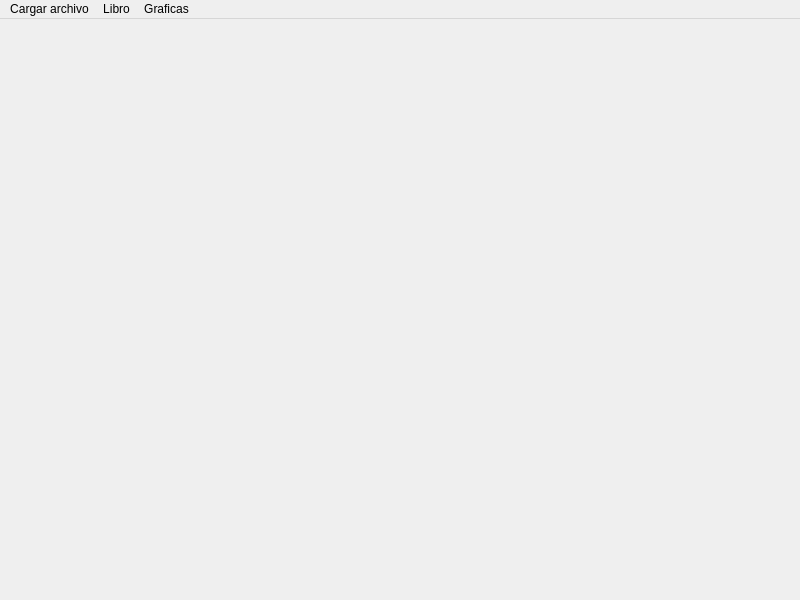
<?xml version="1.0" encoding="UTF-8"?>
<ui version="4.0">
 <class>MainWindow</class>
 <widget class="QMainWindow" name="MainWindow">
  <property name="geometry">
   <rect>
    <x>0</x>
    <y>0</y>
    <width>800</width>
    <height>600</height>
   </rect>
  </property>
  <property name="windowTitle">
   <string>MainWindow</string>
  </property>
  <widget class="QWidget" name="centralwidget">
   <layout class="QVBoxLayout" name="verticalLayout">
    <item>
     <widget class="QStackedWidget" name="stackedWidget">
      <property name="currentIndex">
       <number>-1</number>
      </property>
     </widget>
    </item>
   </layout>
  </widget>
  <widget class="QMenuBar" name="menuBar">
   <property name="geometry">
    <rect>
     <x>0</x>
     <y>0</y>
     <width>800</width>
     <height>23</height>
    </rect>
   </property>
   <widget class="QMenu" name="menuhola">
    <property name="title">
     <string>Cargar archivo</string>
    </property>
    <addaction name="actionCargar_archivo_csv"/>
   </widget>
   <widget class="QMenu" name="menuLibro">
    <property name="title">
     <string>Libro</string>
    </property>
    <widget class="QMenu" name="menuBuscar_libro">
     <property name="title">
      <string>Buscar libro</string>
     </property>
     <addaction name="actionpor_titulo"/>
     <addaction name="actionpor_ISBN"/>
     <addaction name="actionpor_genero"/>
     <addaction name="actionpor_fecha"/>
    </widget>
    <addaction name="actionAgregar_libro"/>
    <addaction name="actionEliminar_libro"/>
    <addaction name="menuBuscar_libro"/>
    <addaction name="actionListar_por_titulo"/>
   </widget>
   <widget class="QMenu" name="menuGraficas">
    <property name="title">
     <string>Graficas</string>
    </property>
    <addaction name="actionGrafico_de_arbol_AVL_ordenado_por_ISBN"/>
    <addaction name="actionGrafico_de_arbol_AVl_ordenado_por_titulo"/>
    <addaction name="actionGrafico_arbol_B_ordenado_por_a_o"/>
    <addaction name="actionGrafico_arbol_B_ordenado_por_genero"/>
   </widget>
   <addaction name="menuhola"/>
   <addaction name="menuLibro"/>
   <addaction name="menuGraficas"/>
  </widget>
  <action name="actionCargar_archivo_csv">
   <property name="text">
    <string>Cargar archivo csv</string>
   </property>
   <property name="toolTip">
    <string>Cargar nuevo archivo csv con info de libros</string>
   </property>
  </action>
  <action name="actionAgregar_libro">
   <property name="text">
    <string>Agregar libro</string>
   </property>
  </action>
  <action name="actionEliminar_libro">
   <property name="text">
    <string>Eliminar libro</string>
   </property>
  </action>
  <action name="actionpor_titulo">
   <property name="text">
    <string>por titulo</string>
   </property>
  </action>
  <action name="actionpor_ISBN">
   <property name="text">
    <string>por ISBN</string>
   </property>
  </action>
  <action name="actionpor_genero">
   <property name="text">
    <string>por genero</string>
   </property>
  </action>
  <action name="actionpor_fecha">
   <property name="text">
    <string>por fecha</string>
   </property>
  </action>
  <action name="actionListar_por_titulo">
   <property name="text">
    <string>Listar por titulo</string>
   </property>
  </action>
  <action name="actionGrafico_de_arbol_AVL_ordenado_por_ISBN">
   <property name="text">
    <string>Grafico de arbol AVL ordenado por ISBN</string>
   </property>
  </action>
  <action name="actionGrafico_de_arbol_AVl_ordenado_por_titulo">
   <property name="text">
    <string>Grafico de arbol AVl ordenado por titulo</string>
   </property>
  </action>
  <action name="actionGrafico_arbol_B_ordenado_por_a_o">
   <property name="text">
    <string>Grafico arbol B ordenado por año</string>
   </property>
  </action>
  <action name="actionGrafico_arbol_B_ordenado_por_genero">
   <property name="text">
    <string>Grafico arbol B+ ordenado por genero</string>
   </property>
  </action>
 </widget>
 <resources/>
 <connections/>
</ui>
